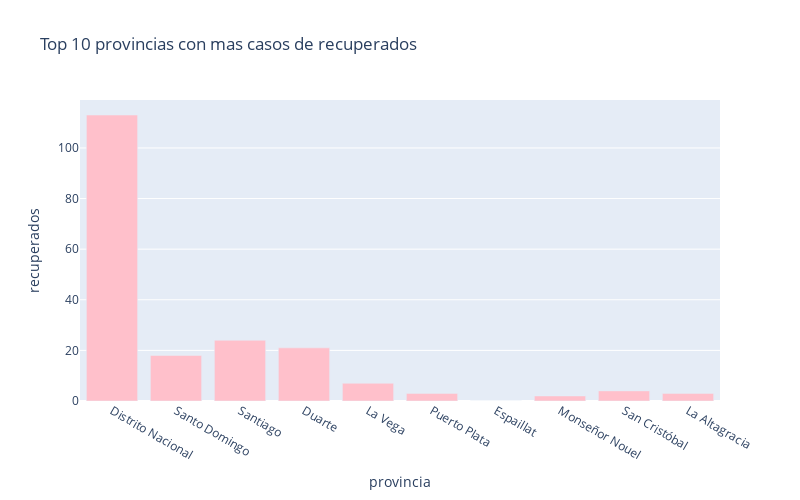

The cell this chart's notebook holds for it:
### Code cell
px.bar(
    sorted_provinces_df.head(10),
    x = "provincia",
    y = "recuperados",
    title= "Top 10 provincias con mas casos de recuperados", # the axis names
    color_discrete_sequence=["pink"], 
    height=500,
    width=800
)

### Figure 1 — Plotly figure (JSON) as saved in the notebook; plotly's stock layout.template omitted (floating-point values rounded to 4 significant figures)
{"data": [{"alignmentgroup": "True", "hovertemplate": "provincia=%{x}<br>recuperados=%{y}<extra></extra>", "legendgroup": "", "marker": {"color": "pink"}, "name": "", "offsetgroup": "", "orientation": "v", "showlegend": false, "textposition": "auto", "type": "bar", "x": ["Distrito Nacional", "Santo Domingo", "Santiago", "Duarte", "La Vega", "Puerto Plata", "Espaillat", "Monseñor Nouel", "San Cristóbal", "La Altagracia"], "xaxis": "x", "y": [113, 18, 24, 21, 7, 3, 0, 2, 4, 3], "yaxis": "y"}], "layout": {"barmode": "relative", "height": 500, "legend": {"tracegroupgap": 0}, "title": {"text": "Top 10 provincias con mas casos de recuperados"}, "width": 800, "xaxis": {"anchor": "y", "domain": [0.0, 1.0], "title": {"text": "provincia"}}, "yaxis": {"anchor": "x", "domain": [0.0, 1.0], "title": {"text": "recuperados"}}}}
